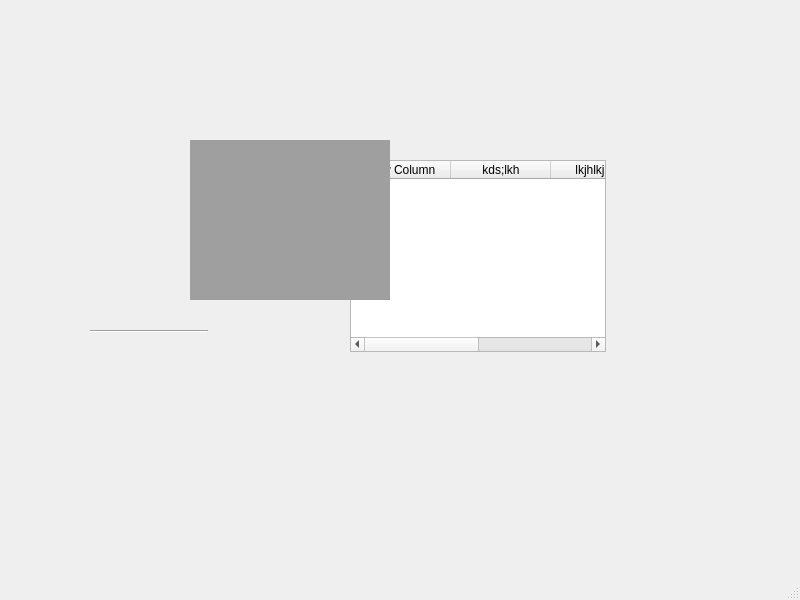
<?xml version="1.0" encoding="UTF-8"?>
<ui version="4.0">
 <class>MainWindow</class>
 <widget class="QMainWindow" name="MainWindow">
  <property name="geometry">
   <rect>
    <x>0</x>
    <y>0</y>
    <width>800</width>
    <height>600</height>
   </rect>
  </property>
  <property name="windowTitle">
   <string>MainWindow</string>
  </property>
  <widget class="QWidget" name="centralwidget">
   <widget class="Line" name="line">
    <property name="geometry">
     <rect>
      <x>90</x>
      <y>330</y>
      <width>118</width>
      <height>3</height>
     </rect>
    </property>
    <property name="orientation">
     <enum>Qt::Horizontal</enum>
    </property>
   </widget>
   <widget class="QLineEdit" name="lineEdit">
    <property name="geometry">
     <rect>
      <x>190</x>
      <y>190</y>
      <width>113</width>
      <height>22</height>
     </rect>
    </property>
    <property name="text">
     <string>Hadley new window!</string>
    </property>
   </widget>
   <widget class="QTableWidget" name="tableWidget">
    <property name="geometry">
     <rect>
      <x>350</x>
      <y>160</y>
      <width>256</width>
      <height>192</height>
     </rect>
    </property>
    <column>
     <property name="text">
      <string>New Column</string>
     </property>
    </column>
    <column>
     <property name="text">
      <string>kds;lkh</string>
     </property>
    </column>
    <column>
     <property name="text">
      <string>lkjhlkjhlkh</string>
     </property>
    </column>
    <column>
     <property name="text">
      <string>lkjhlkjh</string>
     </property>
    </column>
   </widget>
   <widget class="QMdiArea" name="mdiArea">
    <property name="geometry">
     <rect>
      <x>190</x>
      <y>140</y>
      <width>200</width>
      <height>160</height>
     </rect>
    </property>
   </widget>
  </widget>
  <widget class="QMenuBar" name="menubar">
   <property name="geometry">
    <rect>
     <x>0</x>
     <y>0</y>
     <width>800</width>
     <height>26</height>
    </rect>
   </property>
  </widget>
  <widget class="QStatusBar" name="statusbar"/>
 </widget>
 <resources/>
 <connections/>
</ui>
